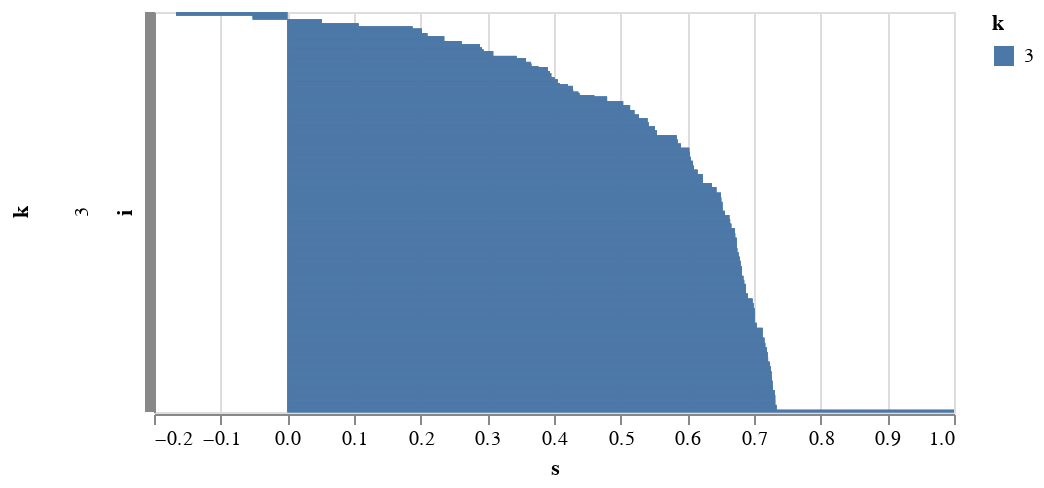

The cell this chart's notebook holds for it:
### Code cell
#from sklearn.metrics import silhouette_samples

s_df = pd.DataFrame()

s_df[3] = silhouette_samples(X, cluster_labels[3])
s_df.index.name="i"
s_df = s_df.reset_index()
# display(s_df)
# s_df.sort_values(by=[3]).plot(kind='hist')

source = s_df.melt(id_vars=["i"])
source.columns = ["i","k","s"]
# display(source)

import altair as alt
# alt.renderers.enable('mimetype')
alt.renderers.enable('default')
alt.Chart(source).mark_bar().encode(
    x = "s:Q",
    y = alt.Y("i:N",sort='x',axis=alt.Axis(labels=False)),
    row = "k:N",
    color = "k:N"
).resolve_scale(y='independent').properties(height=200)

# alt.Chart(s.reset_index()).mark_line().encode(
#     x='index:T',
#     y='sil:Q'
# )

### Figure 1 — Vega-Lite specification as saved in the notebook (floating-point values rounded to 4 significant figures; data arrays with more than 128 entries replaced by an {"elided": "..."} marker saying what was removed)
{"config": {"view": {"continuousWidth": 400, "continuousHeight": 300}}, "data": {"name": "data-cda21831456e957bd677bcf027932a91"}, "mark": "bar", "encoding": {"color": {"field": "k", "type": "nominal"}, "row": {"field": "k", "type": "nominal"}, "x": {"field": "s", "type": "quantitative"}, "y": {"axis": {"labels": false}, "field": "i", "sort": "x", "type": "nominal"}}, "height": 200, "resolve": {"scale": {"y": "independent"}}, "$schema": "https://vega.github.io/schema/vega-lite/v4.17.0.json", "datasets": {"data-cda21831456e957bd677bcf027932a91": {"elided": "3554 records"}}}
